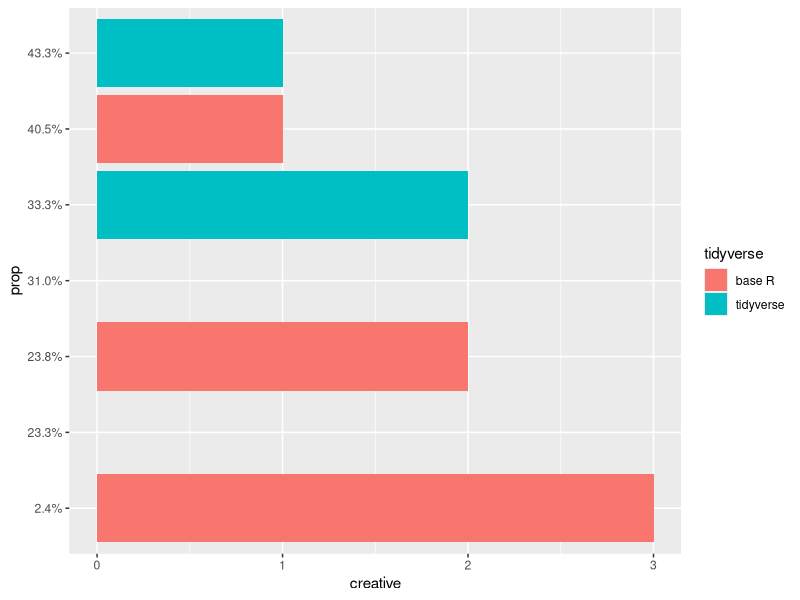
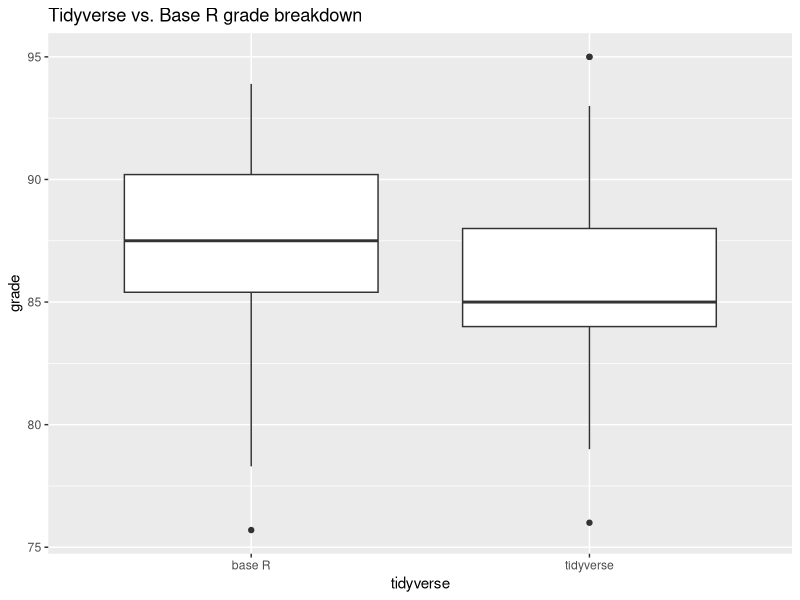
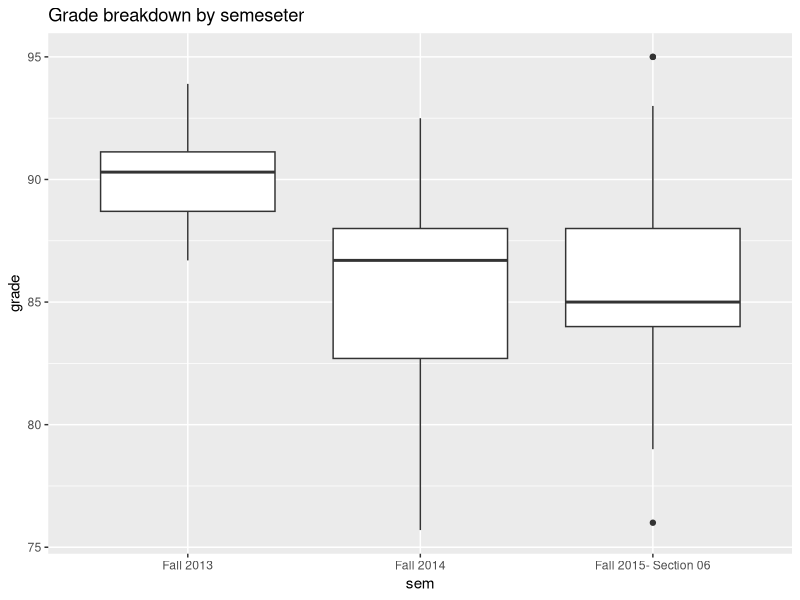

Reproduce these figures in R, in order.
## ---- chunk 1
library(scales)
library(tidyverse)
library(knitr)
library(reshape2)
project <- read_csv("Tidylearn Thesis Data - Sheet1.csv", na = c("", "?", "NA"))
## ---- chunk 2
project <- project %>%
  mutate(tidyverse = ifelse(tidyverse == 0, "base R", "tidyverse"))


project$sub_analysis[is.na(project$sub_analysis)] <- 0
## ---- chunk 3
project <- project %>% 
  mutate(
    creative = create_new_var + change_var + sub_analysis + sub_data, 
    theme = eda_theme + rel_data
    )

#make rest of relevant variables to yes and no, can't figure out how to do it in
#one line
project <- project %>%
  mutate(create_new_var = ifelse(create_new_var == 0, "no", "yes")) %>%
  mutate(change_var = ifelse(change_var == 0, "no", "yes")) %>%
  mutate(sub_analysis = ifelse(sub_analysis == 0, "no", "yes")) %>%
  mutate(sub_data = ifelse(sub_data == 0, "no", "yes")) %>%
  mutate(viz_mult_mak = ifelse(viz_mult_mak == 0, "no", "yes")) %>%
  mutate(viz_mult_interpret = ifelse(viz_mult_interpret == 0, "no", "yes")) %>%
  mutate(eda_theme = ifelse(eda_theme == 0, "no", "yes")) %>%
  mutate(rel_data = ifelse(rel_data == 0, "no", "yes")) %>%
  mutate(slr_fit = ifelse(slr_fit == 0, "no", "yes")) %>%
  mutate(mlr_fit = ifelse(mlr_fit == 0, "no", "yes")) %>%
  mutate(mlr_check_cond = ifelse(mlr_check_cond == 0, "no", "yes")) %>%
  mutate(prediction = ifelse(prediction == 0, "no", "yes")) %>%
  mutate(ht = ifelse(ht == 0, "no", "yes")) %>%
  mutate(ht_check_cond = ifelse(ht_check_cond == 0, "no", "yes"))
## ---- chunk 4
project %>%
  count(tidyverse) %>%
  kable()
## ---- chunk 5
project %>%
  group_by(tidyverse, creative) %>%
  summarise(n = n()) %>%
  mutate(prop = percent(n / sum(n))) %>%
  kable(knitr.kable.NA = TRUE)


creative_counts <- project %>%
  group_by(tidyverse, creative) %>%
  summarise(n = n()) %>%
  mutate(prop = percent(n / sum(n)))

ggplot(data = creative_counts, aes(x = creative, y = prop, fill = tidyverse)) +
  geom_bar(stat = "identity", position = position_dodge())
## ---- chunk 6
project %>%
  group_by(tidyverse, create_new_var) %>%
  summarise(n = n()) %>%
  mutate(proportion = percent(n / sum(n))) %>%
  filter(create_new_var == "yes") %>%
  kable()
## ---- chunk 7
project %>%
  group_by(tidyverse, change_var) %>%
  summarise(n = n()) %>%
  mutate(prop = percent(n / sum(n))) %>%
  filter(change_var == "yes") %>%
  kable()
## ---- chunk 8
project %>%
  group_by(tidyverse, sub_analysis) %>%
  summarise(n = n()) %>%
  mutate(prop = percent(n / sum(n))) %>%
  filter(sub_analysis == "yes") %>%
  kable()

## ---- chunk 9
project %>%
  group_by(tidyverse, sub_data) %>%
  summarise(n = n()) %>%
  mutate(prop = percent(n / sum(n))) %>%
  filter(sub_data == "yes") %>%
  kable()

## ---- chunk 10
project %>%
  group_by(tidyverse, theme) %>%
  summarise(n = n()) %>%
  mutate(prop = percent(n / sum(n))) %>%
  kable(knitr.kable.NA = TRUE)

## ---- chunk 11
project %>%
  group_by(tidyverse, eda_theme) %>%
  summarise(n = n()) %>%
  mutate(prop = percent(n / sum(n))) %>%
  filter(eda_theme == "yes") %>%
  kable()
## ---- chunk 12
project %>%
  group_by(tidyverse, rel_data) %>%
  summarise(n = n()) %>%
  mutate(prop = percent(n / sum(n))) %>%
  filter(rel_data == "yes") %>%
  kable()
## ---- chunk 13
project %>%
  group_by(tidyverse) %>%
  summarise(mean(grade, na.rm = TRUE), sd(grade, na.rm = TRUE)) %>%
  kable(knitr.kable.NA = TRUE)

ggplot(project, aes(x = tidyverse, y = grade)) +
  geom_boxplot() + 
  ggtitle("Tidyverse vs. Base R grade breakdown")

project %>%
  group_by(sem) %>% 
  summarise(mean(grade, na.rm = TRUE), sd(grade, na.rm = TRUE)) %>%
  kable(knitr.kable.NA = TRUE)

ggplot(project, aes(x = sem, y = grade)) + 
  geom_boxplot() +
  ggtitle("Grade breakdown by semeseter")
